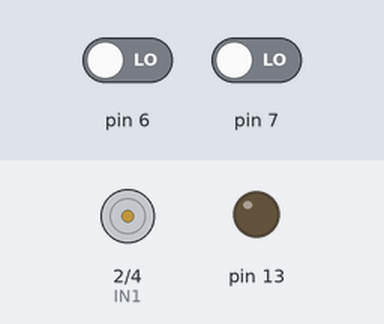
Bench run of a sketch on a simulated Arduino Uno, built with avr-gcc and run on an emulated ATmega328P. On the bench: motor-driver pin pairs drawn as motors (green arrow = first pin HIGH = forward, orange = second pin HIGH = backward, longer = more drive, scaled by the enable pin), output pins drawn as LEDs (lit = HIGH). The inputs (shaded band) are chosen by the test bench; at power-on: pin 7 LOW, pin 6 LOW.

Above: at 1.2 s.
1.3 s: pin 7 driven HIGH
At 2.5 s:
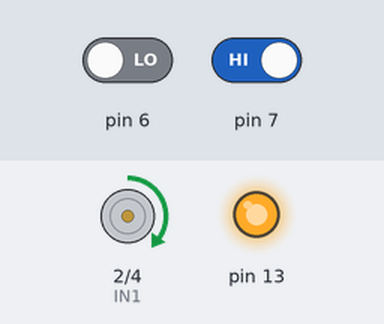
2.8 s: pin 7 driven LOW
At 3.8 s:
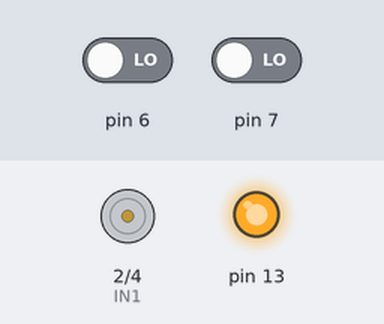
Timing chart, 0 to 5.8 s (numbered marks = the images above; inputs shaded):
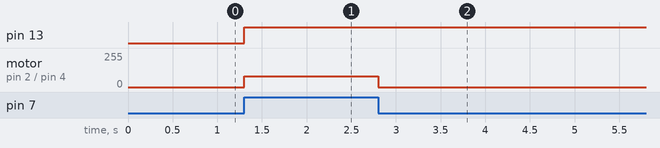

Measured:
- after the input at 1.3 s, pin 13: LOW → HIGH at once; motor on pin 2 (IN1) / pin 4 (IN2): stopped → forward 80/255 at once
- after the input at 2.8 s, motor on pin 2 (IN1) / pin 4 (IN2): forward 80/255 → stopped at once

The sketch:

clothsprotector.ino
```cpp
int R;
int S;
const int ENA = 3;
const int IN1=2;
const int IN2=4;


void setup()
{
    pinMode(3,OUTPUT);
    pinMode(6,INPUT);
    pinMode(7,INPUT);
    pinMode(13,OUTPUT);
    pinMode(2,OUTPUT);
    pinMode(4,OUTPUT);

}

void loop() {
  R = digitalRead(6);
  S = digitalRead(7);
  if(S == HIGH)
  {
      forward();
      digitalWrite(13,HIGH);
  }
  else
  {
    stop();
  }
}

void forward()
{
  digitalWrite(IN1, HIGH);
  digitalWrite(IN2, LOW);
  analogWrite(ENA, 80);
}

void stop()
{
  digitalWrite(IN1, LOW);
  digitalWrite(IN2, LOW);
  analogWrite(ENA, 55);
}
```
